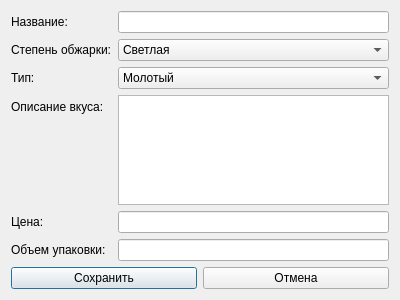
<?xml version="1.0" encoding="UTF-8"?>
<ui version="4.0">
 <class>Dialog</class>
 <widget class="QDialog" name="Dialog">
  <property name="geometry">
   <rect>
    <x>0</x>
    <y>0</y>
    <width>400</width>
    <height>300</height>
   </rect>
  </property>
  <property name="windowTitle">
   <string>Добавление/Редактирование кофе</string>
  </property>
  <layout class="QFormLayout" name="formLayout">
   <item row="0" column="0">
    <widget class="QLabel" name="label_name">
     <property name="text">
      <string>Название:</string>
     </property>
    </widget>
   </item>
   <item row="0" column="1">
    <widget class="QLineEdit" name="lineEdit_name"/>
   </item>
   <item row="1" column="0">
    <widget class="QLabel" name="label_roast">
     <property name="text">
      <string>Степень обжарки:</string>
     </property>
    </widget>
   </item>
   <item row="1" column="1">
    <widget class="QComboBox" name="comboBox_roast">
     <item>
      <property name="text">
       <string>Светлая</string>
      </property>
     </item>
     <item>
      <property name="text">
       <string>Средняя</string>
      </property>
     </item>
     <item>
      <property name="text">
       <string>Темная</string>
      </property>
     </item>
    </widget>
   </item>
   <item row="2" column="0">
    <widget class="QLabel" name="label_ground">
     <property name="text">
      <string>Тип:</string>
     </property>
    </widget>
   </item>
   <item row="2" column="1">
    <widget class="QComboBox" name="comboBox_type">
     <item>
      <property name="text">
       <string>Молотый</string>
      </property>
     </item>
     <item>
      <property name="text">
       <string>В зернах</string>
      </property>
     </item>
    </widget>
   </item>
   <item row="3" column="0">
    <widget class="QLabel" name="label_taste">
     <property name="text">
      <string>Описание вкуса:</string>
     </property>
    </widget>
   </item>
   <item row="3" column="1">
    <widget class="QTextEdit" name="textEdit_taste"/>
   </item>
   <item row="4" column="0">
    <widget class="QLabel" name="label_price">
     <property name="text">
      <string>Цена:</string>
     </property>
    </widget>
   </item>
   <item row="4" column="1">
    <widget class="QLineEdit" name="lineEdit_price"/>
   </item>
   <item row="5" column="0">
    <widget class="QLabel" name="label_volume">
     <property name="text">
      <string>Объем упаковки:</string>
     </property>
    </widget>
   </item>
   <item row="5" column="1">
    <widget class="QLineEdit" name="lineEdit_volume"/>
   </item>
   <item row="6" column="0" colspan="2">
    <layout class="QHBoxLayout" name="horizontalLayout">
     <item>
      <widget class="QPushButton" name="button_save">
       <property name="text">
        <string>Сохранить</string>
       </property>
      </widget>
     </item>
     <item>
      <widget class="QPushButton" name="button_cancel">
       <property name="text">
        <string>Отмена</string>
       </property>
      </widget>
     </item>
    </layout>
   </item>
  </layout>
 </widget>
 <resources/>
 <connections/>
</ui>
